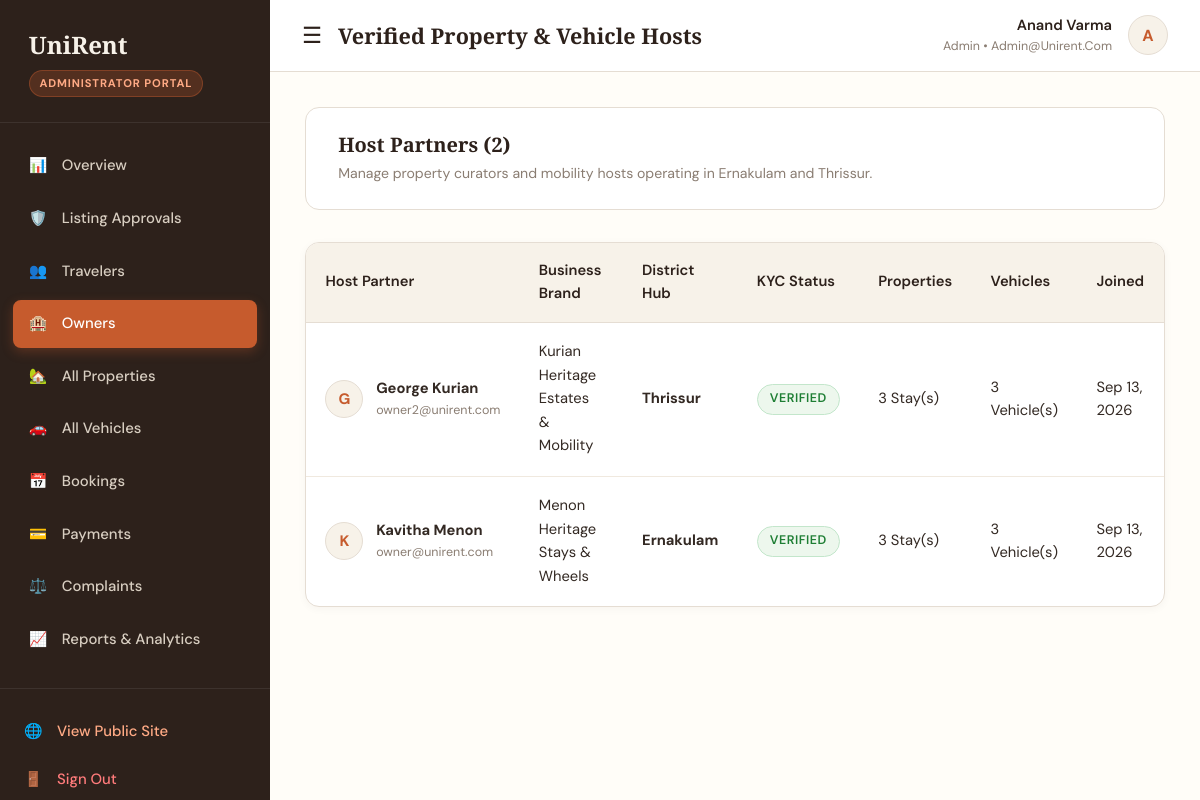
/admin/owners (signed in), run on the app's committed database.
### app/models.py (models this page shows, shortened)
class User(db.Model):
    __tablename__ = 'users'
    user_id = db.Column(db.Integer, primary_key=True, autoincrement=True)
    full_name = db.Column(db.String(120), nullable=False)
    email = db.Column(db.String(150), unique=True, nullable=False, index=True)
    phone = db.Column(db.String(20), nullable=False)
    password_hash = db.Column(db.String(255), nullable=False)
    role = db.Column(db.String(20), nullable=False, default='traveler')  # traveler, owner, admin
    status = db.Column(db.String(20), nullable=False, default='active')  # active, suspended
    profile_image = db.Column(db.String(255), nullable=True)
    created_at = db.Column(db.DateTime, default=datetime.utcnow)
    updated_at = db.Column(db.DateTime, default=datetime.utcnow, onupdate=datetime.utcnow)
    owner_profile = db.relationship('Owner', backref='user', uselist=False, cascade='all, delete-orphan')
    admin_profile = db.relationship('Admin', backref='user', uselist=False, cascade='all, delete-orphan')
    bookings = db.relationship('Booking', backref='user', lazy='dynamic', cascade='all, delete-orphan')
    reviews = db.relationship('Review', backref='user', lazy='dynamic', cascade='all, delete-orphan')
    complaints = db.relationship('Complaint', backref='user', lazy='dynamic', cascade='all, delete-orphan')

class Owner(db.Model):
    __tablename__ = 'owners'
    owner_id = db.Column(db.Integer, primary_key=True, autoincrement=True)
    user_id = db.Column(db.Integer, db.ForeignKey('users.user_id', ondelete='CASCADE'), unique=True, nullable=False)
    business_name = db.Column(db.String(150), nullable=True)
    district = db.Column(db.String(50), nullable=False, default='Ernakulam')
    kyc_status = db.Column(db.String(20), nullable=False, default='verified')  # pending, verified, rejected
    bank_account = db.Column(db.String(100), nullable=True)
    bio = db.Column(db.Text, nullable=True)
    created_at = db.Column(db.DateTime, default=datetime.utcnow)
    properties = db.relationship('Property', backref='owner', lazy='dynamic', cascade='all, delete-orphan')
    vehicles = db.relationship('Vehicle', backref='owner', lazy='dynamic', cascade='all, delete-orphan')
    bookings = db.relationship('Booking', backref='owner', lazy='dynamic')
    complaints = db.relationship('Complaint', backref='owner', lazy='dynamic')

### app/routes/admin.py (the view)
@admin_bp.route('/owners')
@login_required('admin')
def owners():
    owners_list = Owner.query.order_by(Owner.created_at.desc()).all()
    return render_template('admin/owners.html', owners=owners_list)

### templates/admin/owners.html (shortened to what this page needs)
{% extends "dashboard_base.html" %}
{% block page_title %}Verified Property & Vehicle Hosts{% endblock %}
{% block dashboard_content %}
<div style="background: var(--ur-white); border: 1px solid var(--ur-border); border-radius: var(--radius-md); padding: 1.5rem 2rem; margin-bottom: 2rem; display: flex; justify-content: space-between; align-items: center;">
  <div>
    <h3 style="font-size: 1.25rem; margin: 0 0 0.3rem;">Host Partners ({{ owners|length }})</h3>
    <p style="color: var(--ur-muted); font-size: 0.88rem; margin: 0;">Manage property curators and mobility hosts operating in Ernakulam and Thrissur.</p>
  </div>
</div>
<div class="table-responsive">
  <table class="table">
    <thead>
      <tr>
        <th>Host Partner</th>
        <th>Business Brand</th>
        <th>District Hub</th>
        <th>KYC Status</th>
        <th>Properties</th>
        <th>Vehicles</th>
        <th>Joined</th>
      </tr>
    </thead>
    <tbody>
      {% for o in owners %}
        <tr>
          <td>
            <div style="display: flex; gap: 0.8rem; align-items: center;">
              <div class="user-avatar-circle" style="width: 38px; height: 38px; font-size: 0.95rem;">
                {{ o.user.full_name[:1] }}
              </div>
              <div>
                <strong>{{ o.user.full_name }}</strong>
                <div style="font-size: 0.78rem; color: var(--ur-muted);">{{ o.user.email }}</div>
              </div>
            </div>
          </td>
          <td>{{ o.business_name or 'Independent Host' }}</td>
          <td><strong>{{ o.district }}</strong></td>
          <td>
            <span class="badge badge-approved">{{ o.kyc_status|capitalize }}</span>
          </td>
          <td>{{ o.properties.count() }} Stay(s)</td>
          <td>{{ o.vehicles.count() }} Vehicle(s)</td>
          <td>{{ o.created_at.strftime('%b %d, %Y') if o.created_at else '2026' }}</td>
        </tr>
      {% endfor %}
    </tbody>
  </table>
</div>
{% endblock %}

### templates/dashboard_base.html (shortened to what this page needs)
<!DOCTYPE html>
<html lang="en">
<head>
  <link rel="stylesheet" href="https://unpkg.com/leaflet@1.9.4/dist/leaflet.css"/>
  <link rel="stylesheet" href="{{ url_for('static', filename='css/style.css') }}">
</head>
<body>
<div class="dashboard-container">
  <aside class="dashboard-sidebar">
    <div class="sidebar-header">
      <a href="{{ url_for('main.index') }}" class="sidebar-brand">
        UniRent
      </a>
      <div>
        <span class="sidebar-role-badge">
          {% if current_user and current_user.role == 'admin' %}Administrator Portal
          {% elif current_user and current_user.role == 'owner' %}Property & Vehicle Host
          {% elif current_user and current_user.role == 'traveler' %}Traveler Account
          {% else %}Traveler Account{% endif %}
        </span>
      </div>
    </div>
    <ul class="sidebar-menu">
      {% if current_user and current_user.role == 'admin' %}
        <li class="sidebar-item">
          <a href="{{ url_for('admin.dashboard') }}" class="sidebar-link {% if request.endpoint == 'admin.dashboard' %}active{% endif %}">
            <span>📊</span> <span>Overview</span>
          </a>
        </li>
        <li class="sidebar-item">
          <a href="{{ url_for('admin.approvals') }}" class="sidebar-link {% if request.endpoint == 'admin.approvals' %}active{% endif %}">
            <span>🛡️</span> <span>Listing Approvals</span>
          </a>
        </li>
        <li class="sidebar-item">
          <a href="{{ url_for('admin.travelers') }}" class="sidebar-link {% if request.endpoint == 'admin.travelers' %}active{% endif %}">
            <span>👥</span> <span>Travelers</span>
          </a>
        </li>
        <li class="sidebar-item">
          <a href="{{ url_for('admin.owners') }}" class="sidebar-link {% if request.endpoint == 'admin.owners' %}active{% endif %}">
            <span>🏨</span> <span>Owners</span>
          </a>
        </li>
        <li class="sidebar-item">
          <a href="{{ url_for('admin.properties') }}" class="sidebar-link {% if request.endpoint == 'admin.properties' %}active{% endif %}">
            <span>🏡</span> <span>All Properties</span>
          </a>
        </li>
        <li class="sidebar-item">
          <a href="{{ url_for('admin.vehicles') }}" class="sidebar-link {% if request.endpoint == 'admin.vehicles' %}active{% endif %}">
            <span>🚗</span> <span>All Vehicles</span>
          </a>
        </li>
        <li class="sidebar-item">
          <a href="{{ url_for('admin.bookings') }}" class="sidebar-link {% if request.endpoint == 'admin.bookings' %}active{% endif %}">
            <span>📅</span> <span>Bookings</span>
          </a>
        </li>
        <li class="sidebar-item">
          <a href="{{ url_for('admin.payments') }}" class="sidebar-link {% if request.endpoint == 'admin.payments' %}active{% endif %}">
            <span>💳</span> <span>Payments</span>
          </a>
        </li>
        <li class="sidebar-item">
          <a href="{{ url_for('admin.complaints') }}" class="sidebar-link {% if request.endpoint == 'admin.complaints' %}active{% endif %}">
            <span>⚖️</span> <span>Complaints</span>
          </a>
        </li>
        <li class="sidebar-item">
          <a href="{{ url_for('admin.reports') }}" class="sidebar-link {% if request.endpoint == 'admin.reports' %}active{% endif %}">
            <span>📈</span> <span>Reports & Analytics</span>
          </a>
        </li>
      {% endif %}
    </ul>
    <div class="sidebar-footer">
      <a href="{{ url_for('main.index') }}" class="sidebar-link" style="padding-left:0; color:#ffaa85;">
        <span>🌐</span> <span>View Public Site</span>
      </a>
      <a href="{{ url_for('auth.logout') }}" class="sidebar-link" style="padding-left:0; color:#ff7b7b;">
        <span>🚪</span> <span>Sign Out</span>
      </a>
    </div>
  </aside>
  <div class="dashboard-main">
    <header class="dashboard-topbar">
      <div style="display:flex; align-items:center; gap:1rem;">
        <button id="dashboard_sidebar_toggle" style="background:none; border:none; font-size:1.4rem; cursor:pointer; color:var(--ur-brown); display:block;">
          ☰
        </button>
        <h3 style="font-size:1.35rem; margin:0;">{% block page_title %}Dashboard{% endblock %}</h3>
      </div>
      <div class="topbar-user">
        {% if current_user %}
        <div style="text-align:right;">
          <div style="font-weight:600; font-size:0.92rem; color:var(--ur-brown);">{{ current_user.full_name }}</div>
          <div style="font-size:0.78rem; color:var(--ur-muted); text-transform:capitalize;">{{ current_user.role }} • {{ current_user.email }}</div>
        </div>
        <div class="user-avatar-circle">
          {{ current_user.full_name[:1] if current_user.full_name else 'U' }}
        </div>
        {% endif %}
      </div>
    </header>
    <div class="dashboard-content">
      {% block dashboard_content %}
      {% endblock %}
    </div>
  </div>
</div>
</body>
</html>

### data on the page
User: full_name "Anand Varma", role "Admin", email "Admin@unirent.com", full_name "A"
Owner: user "G", user.full_name "George Kurian", user.email "owner2@unirent.com", business_name "Kurian Heritage Estates & Mobility", district "Thrissur", kyc_status "VERIFIED", properties.count "3", vehicles.count "3", created_at "Sep 13, 2026"
Owner: user "K", user.full_name "Kavitha Menon", user.email "owner@unirent.com", business_name "Menon Heritage Stays & Wheels", district "Ernakulam", kyc_status "VERIFIED", properties.count "3", vehicles.count "3", created_at "Sep 13, 2026"

### other printed values
{{ owners|length }} "2"
